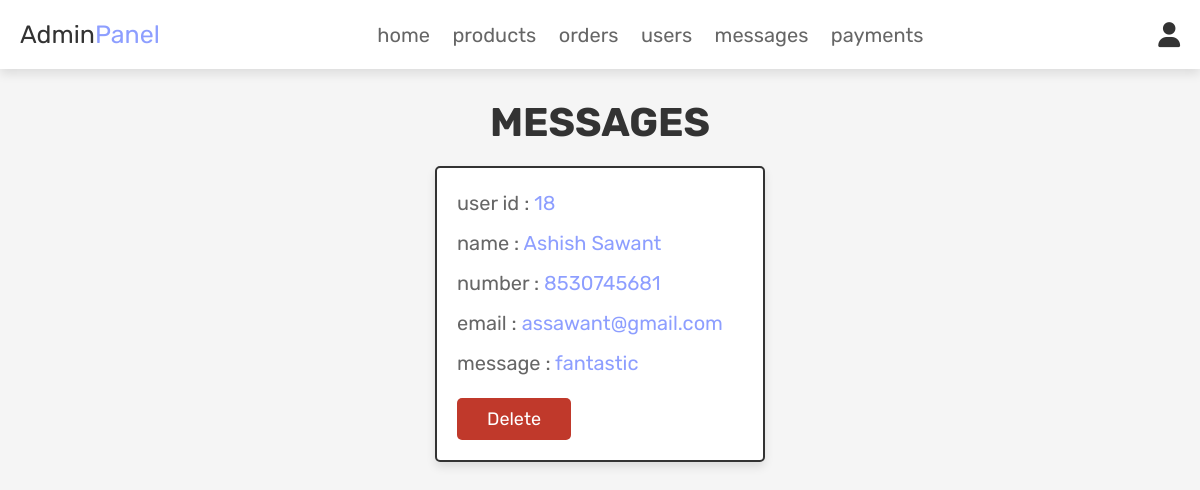
Page /admin_contacts.php (signed in) on the earlier database version.
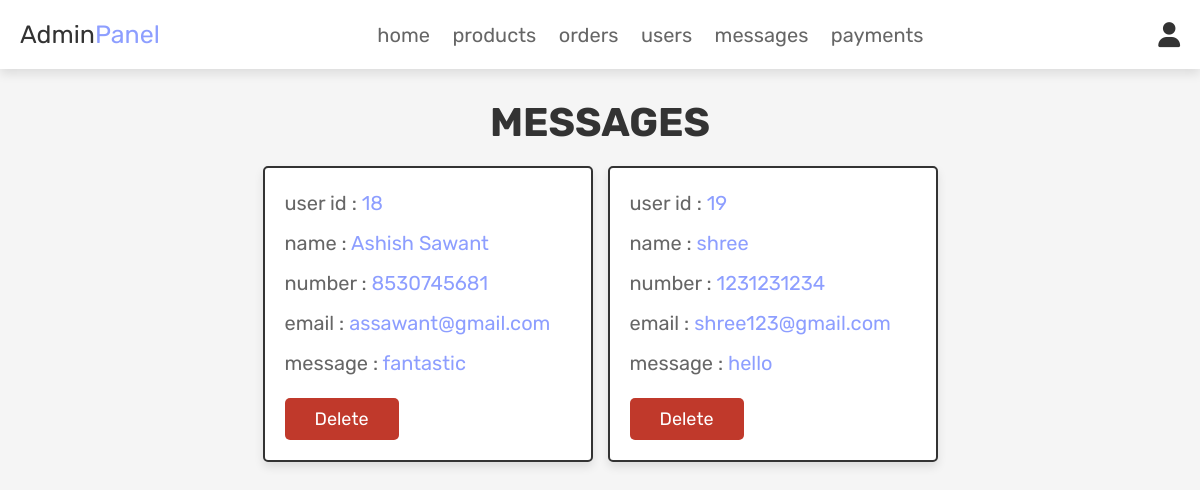
Same page on the later database version.
### tables this page shows
CREATE TABLE `message` (
  `id` int(100) NOT NULL,
  `user_id` int(100) NOT NULL,
  `name` varchar(100) NOT NULL,
  `email` varchar(100) NOT NULL,
  `number` varchar(12) NOT NULL,
  `message` varchar(500) NOT NULL
);

### admin_contacts.php (the view, shortened to what this page needs)
<?php
@include 'config.php';
?>
<!DOCTYPE html>
<html lang="en">
<head>
   <link rel="stylesheet" href="https://cdnjs.cloudflare.com/ajax/libs/font-awesome/6.0.0/css/all.min.css">
   <link rel="stylesheet" href="css/admin_style.css">
</head>
<body>
<?php @include 'admin_header.php'; ?>
<section class="messages">
   <h1 class="title">messages</h1>
   <div class="box-container">
      <?php
       $select_message = mysqli_query($conn, "SELECT * FROM `message`") or die('query failed');
       if(mysqli_num_rows($select_message) > 0){
          while($fetch_message = mysqli_fetch_assoc($select_message)){
      ?>
      <div class="box">
         <p>user id : <span><?php echo $fetch_message['user_id']; ?></span> </p>
         <p>name : <span><?php echo $fetch_message['name']; ?></span> </p>
         <p>number : <span><?php echo $fetch_message['number']; ?></span> </p>
         <p>email : <span><?php echo $fetch_message['email']; ?></span> </p>
         <p>message : <span><?php echo $fetch_message['message']; ?></span> </p>
         <a href="admin_contacts.php?delete=<?php echo $fetch_message['id']; ?>" onclick="return confirm('delete this message?');" class="delete-btn">delete</a>
      </div>
      <?php
         }
      }else{
         echo '<p class="empty">you have no messages!</p>';
      }
      ?>
   </div>
</section>
</body>
</html>

Differences in the rows shown:
added message: user "19", name "shree", number "1231231234", email "shree123@gmail.com", message "hello"
